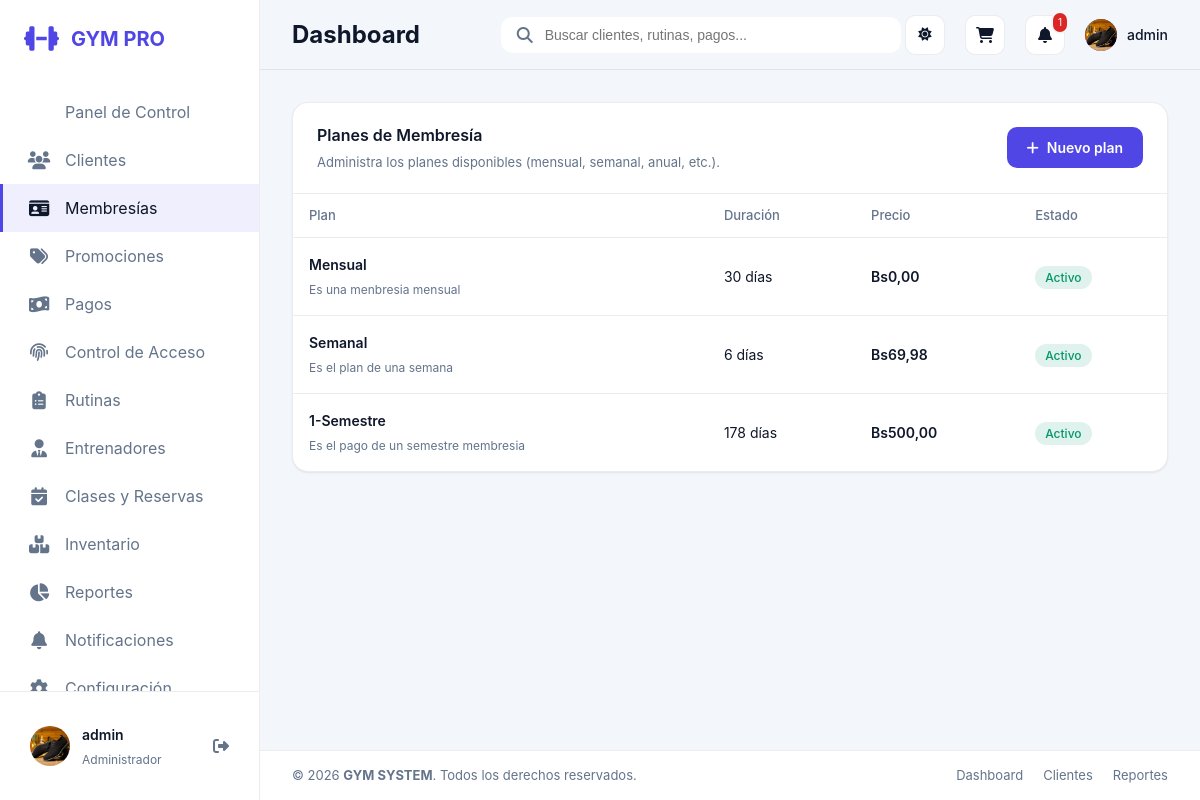
The page /membresias/planes/ (signed in) on the database as committed earlier.
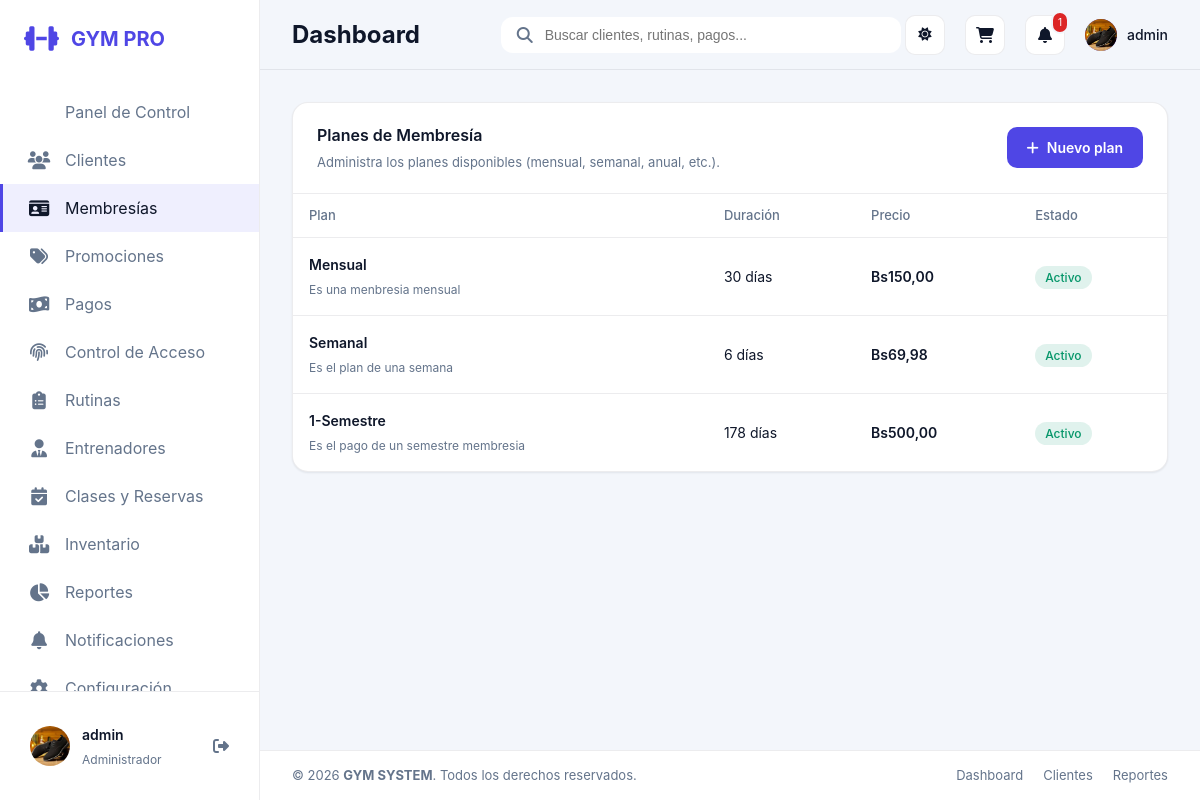
The same page on the database as committed later.
### apps/memberships/models.py (models this page shows, shortened)
class MembershipPlan(models.Model):
    name = models.CharField(max_length=120)
    duration_days = models.PositiveIntegerField(default=30)
    price = models.DecimalField(max_digits=10, decimal_places=2)
    description = models.TextField(blank=True)
    active = models.BooleanField(default=True)

### apps/memberships/views.py (the view)
# urls.py: path('planes/', views.membership_plans, name='plan_list'),
@role_required(UserProfile.ROLE_ADMIN, UserProfile.ROLE_RECEPTION)
def membership_plans(request):
    plans = MembershipPlan.objects.all()
    context = {'plans': plans}
    return render(request, 'memberships/plan_list.html', context)

### apps/core/models.py (called while the page is built)
    @property
    def role_label(self):
        return self.get_role_display()

### apps/core/permissions.py (called while the page is built)
def get_user_profile(user):
    if not user or not user.is_authenticated:
        return None
    default_role = UserProfile.ROLE_ADMIN if user.is_superuser else UserProfile.ROLE_RECEPTION
    profile, _ = UserProfile.objects.get_or_create(
        user=user,
        defaults={'role': default_role},
    )
    if user.is_superuser and profile.role != UserProfile.ROLE_ADMIN:
        profile.role = UserProfile.ROLE_ADMIN
        profile.save(update_fields=['role'])
    return profile

def get_user_role(user):
    if not user or not user.is_authenticated:
        return None
    if user.is_superuser:
        return UserProfile.ROLE_ADMIN
    profile = get_user_profile(user)
    return profile.role if profile else None

def get_role_label(role):
    return ROLE_LABELS.get(role, 'Sin rol')

def get_linked_client(user):
    profile = get_user_profile(user)
    return profile.client if profile else None

def get_linked_trainer(user):
    profile = get_user_profile(user)
    return profile.trainer if profile else None

def has_role(user, *allowed_roles):
    role = get_user_role(user)
    return role in allowed_roles

### templates/memberships/plan_list.html (shortened to what this page needs)
{% extends 'base.html' %}
{% load static %}
{% block extra_css %}
<link rel="stylesheet" href="{% static 'css/memberships/plan_list.css' %}">
{% endblock %}
{% block content %}
<div class="card">
    <div class="card-header">
        <div>
            <h3 class="card-title">Planes de Membresía</h3>
            <p class="muted">Administra los planes disponibles (mensual, semanal, anual, etc.).</p>
        </div>
        <a href="{% url 'plan_create' %}" class="btn btn-primary">
            <i class="fas fa-plus"></i> Nuevo plan
        </a>
    </div>
    <div class="card-body" style="padding: 0;">
        <div class="table-container">
            <table>
                <thead>
                    <tr>
                        <th>Plan</th>
                        <th>Duración</th>
                        <th>Precio</th>
                        <th>Estado</th>
                    </tr>
                </thead>
                <tbody>
                    {% for plan in plans %}
                    <tr>
                        <td>
                            <div class="plan-title">{{ plan.name }}</div>
                            {% if plan.description %}
                            <div class="plan-desc">{{ plan.description }}</div>
                            {% endif %}
                        </td>
                        <td>{{ plan.duration_days }} días</td>
                        <td style="font-weight: 600;"> Bs{{ plan.price }}</td>
                        <td>
                            {% if plan.active %}
                            <span class="badge-status status-active">Activo</span>
                            {% else %}
                            <span class="badge-status status-expired">Inactivo</span>
                            {% endif %}
                        </td>
                    </tr>
                    {% endfor %}
                </tbody>
            </table>
        </div>
    </div>
</div>
{% endblock %}

Rows that differ between the two databases and show on the page:
changed MembershipPlan "Mensual": price "0,00" → "150,00"
